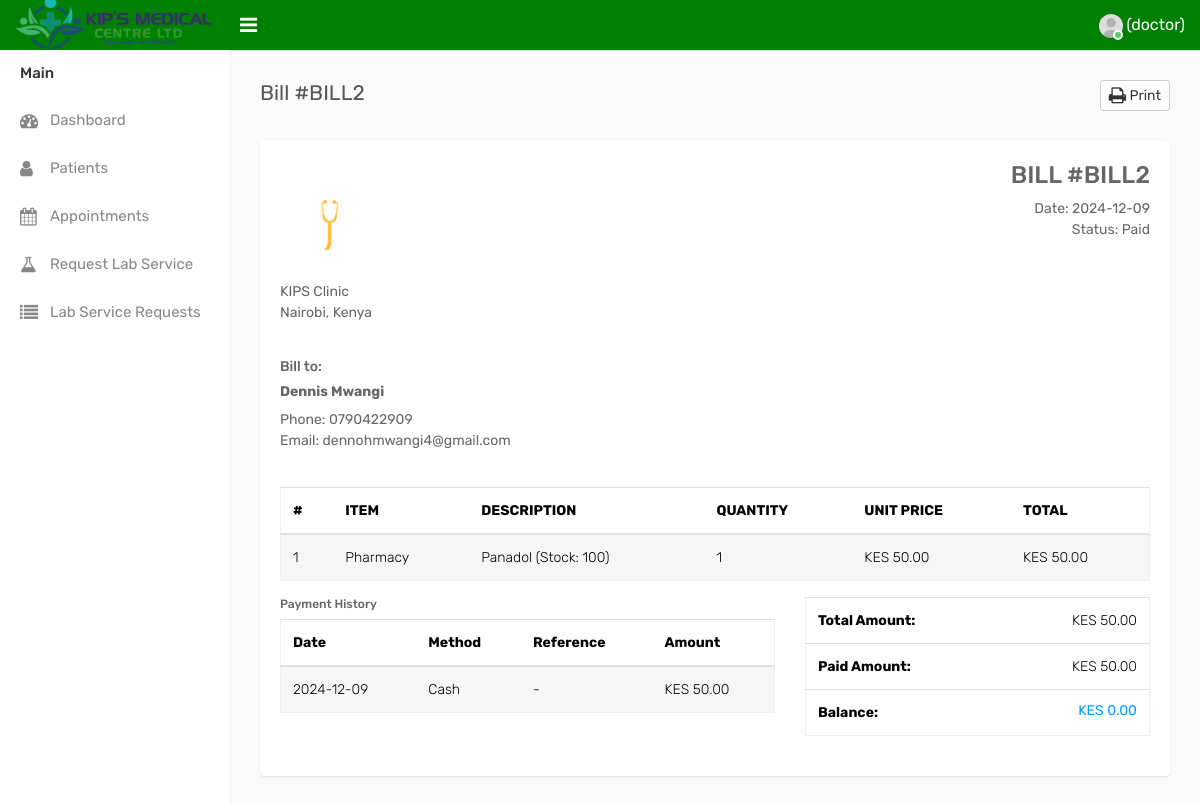
Page /view-bill/2 (signed in) on the committed database.
### models/users.py (models this page shows, shortened)
class User(UserMixin, db.Model):
    __tablename__ = 'users'
    id = db.Column(db.Integer, primary_key=True)
    email = db.Column(db.String(150), unique=True, nullable=False)
    password_hash = db.Column(db.String(255), nullable=False)
    role = db.Column(db.String(50), nullable=False)
    doctor_id = db.Column(db.Integer, db.ForeignKey('doctors.id'), nullable=True)
    doctor = db.relationship('Doctor', backref=db.backref('user', uselist=False), foreign_keys=[doctor_id])
    created_at = db.Column(db.DateTime, default=datetime.utcnow)
    last_login = db.Column(db.DateTime, nullable=True)
    is_active = db.Column(db.Boolean, default=True)

### models/billing.py (models this page shows)
class Bill(db.Model):
    __tablename__ = 'bills'
    id = db.Column(db.Integer, primary_key=True)
    patient_id = db.Column(db.Integer, db.ForeignKey('patients.id'), nullable=False)
    bill_date = db.Column(db.DateTime, default=datetime.utcnow)
    total_amount = db.Column(db.Float, default=0.0)
    paid_amount = db.Column(db.Float, default=0.0)
    status = db.Column(db.String(20), default='Pending')  # Pending, Paid, Partially Paid
    created_at = db.Column(db.DateTime, default=datetime.utcnow)
    updated_at = db.Column(db.DateTime, default=datetime.utcnow, onupdate=datetime.utcnow)
    patient = db.relationship('Patient', backref='bills')
    items = db.relationship('BillItem', backref='bill', cascade='all, delete-orphan')
    payments = db.relationship('Payment', backref='bill', cascade='all, delete-orphan')
    @property
    def balance(self):
        return self.total_amount - self.paid_amount

class BillItem(db.Model):
    __tablename__ = 'bill_items'
    id = db.Column(db.Integer, primary_key=True)
    bill_id = db.Column(db.Integer, db.ForeignKey('bills.id'), nullable=False)
    item_type = db.Column(db.String(20), nullable=False)  # Consultation, Lab Service, Pharmacy
    item_id = db.Column(db.Integer)  # ID of the related item (lab service or pharmacy item)
    description = db.Column(db.String(200), nullable=False)
    quantity = db.Column(db.Integer, default=1)
    unit_price = db.Column(db.Float, nullable=False)
    total_price = db.Column(db.Float, nullable=False)
    created_at = db.Column(db.DateTime, default=datetime.utcnow)

class Payment(db.Model):
    __tablename__ = 'payments'
    id = db.Column(db.Integer, primary_key=True)
    bill_id = db.Column(db.Integer, db.ForeignKey('bills.id'), nullable=False)
    amount = db.Column(db.Float, nullable=False)
    payment_date = db.Column(db.DateTime, default=datetime.utcnow)
    payment_method = db.Column(db.String(50), nullable=False)  # Cash, M-Pesa, Card, etc.
    reference_number = db.Column(db.String(100))  # For M-Pesa or card transactions
    created_at = db.Column(db.DateTime, default=datetime.utcnow)

### models/patients.py (models this page shows, shortened)
class Patient(db.Model):
    __tablename__ = "patients"
    id = Column(Integer, primary_key=True, autoincrement=True)
    first_name = Column(String(100), nullable=False)
    last_name = Column(String(100), nullable=False)
    email = Column(String(150), nullable=True)
    address = Column(String(), nullable=True)
    gender = Column(String(10), nullable=False)
    phone = Column(String(15), nullable=False)
    dob=Column(Date, nullable=True)

### main.py (the view)
@app.route('/view-bill/<int:bill_id>')
@login_required
def view_bill(bill_id):
    bill = Bill.query.get_or_404(bill_id)
    return render_template('view_bill.html', bill=bill)

### main.py (called while the page is built)
@login_manager.user_loader
def load_user(user_id):
    return User.query.get(int(user_id))

### templates/view_bill.html (shortened to what this page needs)
{% extends "base.html" %}
{% block content %}
<div class="page-wrapper">
    <div class="content">
        <div class="row">
            <div class="col-sm-5 col-4">
                <h4 class="page-title">Bill #BILL{{ bill.id }}</h4>
            </div>
            <div class="col-sm-7 col-8 text-right m-b-30">
                <div class="btn-group btn-group-sm">
                    <button class="btn btn-white" onclick="window.print()"><i class="fa fa-print fa-lg"></i> Print</button>
                </div>
            </div>
        </div>
        <div class="row">
            <div class="col-md-12">
                <div class="card">
                    <div class="card-body">
                        <div class="row custom-invoice">
                            <div class="col-6 col-sm-6 m-b-20">
                                <img src="{{ url_for('static', filename='img/logo.png') }}" class="inv-logo" alt="">
                                <ul class="list-unstyled">
                                    <li>KIPS Clinic</li>
                                    <li>Nairobi, Kenya</li>
                                </ul>
                            </div>
                            <div class="col-6 col-sm-6 m-b-20">
                                <div class="invoice-details">
                                    <h3 class="text-uppercase">Bill #BILL{{ bill.id }}</h3>
                                    <ul class="list-unstyled">
                                        <li>Date: <span>{{ bill.bill_date.strftime('%Y-%m-%d') }}</span></li>
                                        <li>Status: <span>{{ bill.status }}</span></li>
                                    </ul>
                                </div>
                            </div>
                        </div>
                        <div class="row">
                            <div class="col-sm-6 col-lg-6 m-b-20">
                                <h5>Bill to:</h5>
                                <ul class="list-unstyled">
                                    <li><h5><strong>{{ bill.patient.first_name }} {{ bill.patient.last_name }}</strong></h5></li>
                                    <li>Phone: {{ bill.patient.phone }}</li>
                                    <li>Email: {{ bill.patient.email }}</li>
                                </ul>
                            </div>
                        </div>
                        <div class="table-responsive">
                            <table class="table table-striped table-hover">
                                <thead>
                                    <tr>
                                        <th>#</th>
                                        <th>ITEM</th>
                                        <th>DESCRIPTION</th>
                                        <th>QUANTITY</th>
                                        <th>UNIT PRICE</th>
                                        <th>TOTAL</th>
                                    </tr>
                                </thead>
                                <tbody>
                                    {% for item in bill.items %}
                                    <tr>
                                        <td>{{ loop.index }}</td>
                                        <td>{{ item.item_type }}</td>
                                        <td>{{ item.description }}</td>
                                        <td>{{ item.quantity }}</td>
                                        <td>KES {{ "{:,.2f}".format(item.unit_price) }}</td>
                                        <td>KES {{ "{:,.2f}".format(item.total_price) }}</td>
                                    </tr>
                                    {% endfor %}
                                </tbody>
                            </table>
                        </div>
                        <div>
                            <div class="row invoice-payment">
                                <div class="col-sm-7">
                                    <h6>Payment History</h6>
                                    <div class="table-responsive">
                                        <table class="table table-striped">
                                            <thead>
                                                <tr>
                                                    <th>Date</th>
                                                    <th>Method</th>
                                                    <th>Reference</th>
                                                    <th>Amount</th>
                                                </tr>
                                            </thead>
                                            <tbody>
                                                {% for payment in bill.payments %}
                                                <tr>
                                                    <td>{{ payment.payment_date.strftime('%Y-%m-%d') }}</td>
                                                    <td>{{ payment.payment_method }}</td>
                                                    <td>{{ payment.reference_number or '-' }}</td>
                                                    <td>KES {{ "{:,.2f}".format(payment.amount) }}</td>
                                                </tr>
                                                {% endfor %}
                                            </tbody>
                                        </table>
                                    </div>
                                </div>
                                <div class="col-sm-5">
                                    <div class="m-b-20">
                                        <div class="table-responsive no-border">
                                            <table class="table mb-0">
                                                <tbody>
                                                    <tr>
                                                        <th>Total Amount:</th>
                                                        <td class="text-right">KES {{ "{:,.2f}".format(bill.total_amount) }}</td>
                                                    </tr>
                                                    <tr>
                                                        <th>Paid Amount:</th>
                                                        <td class="text-right">KES {{ "{:,.2f}".format(bill.paid_amount) }}</td>
                                                    </tr>
                                                    <tr>
                                                        <th>Balance:</th>
                                                        <td class="text-right text-primary"><h5>KES {{ "{:,.2f}".format(bill.balance) }}</h5></td>
                                                    </tr>
                                                </tbody>
                                            </table>
                                        </div>
                                    </div>
                                </div>
                            </div>
                        </div>
                    </div>
                </div>
            </div>
        </div>
    </div>
</div>
{% endblock %}

### templates/base.html (shortened to what this page needs)
<!DOCTYPE html>
<html lang="en">
<head>
    <link rel="stylesheet" type="text/css" href="/static/assets/css/bootstrap.min.css">
    <link rel="stylesheet" type="text/css" href="/static/assets/css/font-awesome.min.css">
    <link rel="stylesheet" type="text/css" href="/static/assets/css/select2.min.css">
    <link rel="stylesheet" type="text/css" href="/static/assets/css/bootstrap-datetimepicker.min.css">
    <link rel="stylesheet" type="text/css" href="/static/assets/css/style.css">
</head>
<body>
    <div class="main-wrapper">
        <div class="header">
			<div class="header-left">
				<a href="index-2.html" class="logo">
					<img src="/static/assets/img/kipsnobglogo.png" width="200" height="60" alt="">
				</a>
			</div>
			<a id="toggle_btn" href="javascript:void(0);"><i class="fa fa-bars"></i></a>
            <ul class="nav user-menu float-right">
                <li class="nav-item dropdown">
                    {% if current_user.is_authenticated %}
                    <a href="#" class="dropdown-toggle" data-toggle="dropdown">
                        <span class="user-img">
                            <img class="rounded-circle" src="{{ url_for('static', filename='img/user.jpg') }}" width="31" alt="{{ current_user.username }}">
                            <span class="status online"></span>
                        </span>
                        <span>{{ current_user.username }} ({{ current_user.role }})</span>
                    </a>
                    {% else %}
                    <a href="{{ url_for('login') }}" class="nav-link">Login</a>
                    {% endif %}
                </li>
            </ul>
        </div>
        <div class="sidebar" id="sidebar">
            <div class="sidebar-inner slimscroll">
                <div id="sidebar-menu" class="sidebar-menu">
                    <ul>
                        <li class="menu-title">Main</li>
                        <li>
                            <a href="{{ url_for('index') }}"><i class="fa fa-dashboard"></i> <span>Dashboard</span></a>
                        </li>
                        {% if current_user.is_authenticated %}
                            {% if current_user.role in ['admin', 'doctor'] %}
                            <li>
                                <a href="{{ url_for('patient') }}"><i class="fa fa-user"></i> <span>Patients</span></a>
                            </li>
                            <li>
                                <a href="{{ url_for('appointments') }}"><i class="fa fa-calendar"></i> <span>Appointments</span></a>
                            </li>
                            {% endif %}
                            {% if current_user.is_authenticated and current_user.role == 'doctor' %}
                            <li class="menu-item">
                                <a href="{{ url_for('request_lab_service') }}">
                                    <i class="fa fa-flask"></i>
                                    <span>Request Lab Service</span>
                                </a>
                            </li>
                            <li class="menu-item">
                                <a href="{{ url_for('view_lab_service_requests') }}">
                                    <i class="fa fa-list"></i>
                                    <span>Lab Service Requests</span>
                                </a>
                            </li>
                            {% endif %}
                        {% endif %}
                    </ul>
                </div>
            </div>
        </div>
        {% block content %}{% endblock %}
    </div>
</body>
</html>

### rows in the picture
User: role "doctor"
Bill: id "2", bill_date "2024-12-09", status "Paid", total_amount "50.00", paid_amount "50.00", balance "0.00"
Patient: patient.first_name "Dennis", patient.last_name "Mwangi", patient.phone "0790422909", patient.email "dennohmwangi4@gmail.com"
BillItem: item_type "Pharmacy", description "Panadol (Stock: 100)", quantity "1", unit_price "50.00", total_price "50.00"
Payment: payment_date "2024-12-09", payment_method "Cash", reference_number "-", amount "50.00"
